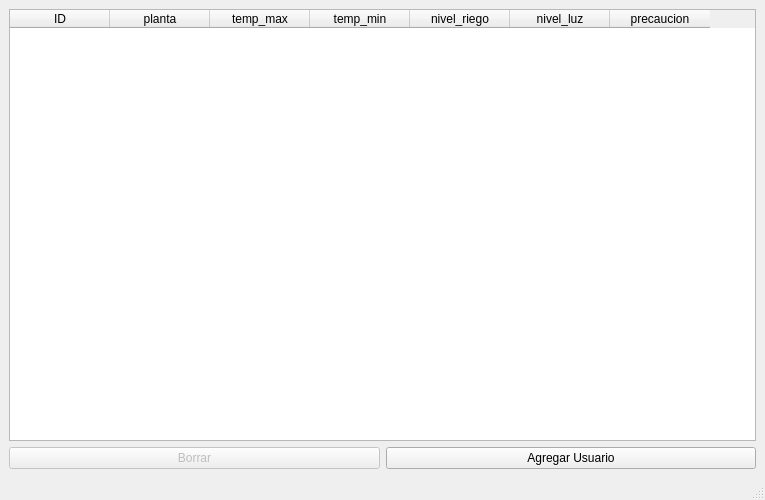
<?xml version="1.0" encoding="UTF-8"?>
<ui version="4.0">
 <class>MainWindow</class>
 <widget class="QMainWindow" name="MainWindow">
  <property name="geometry">
   <rect>
    <x>0</x>
    <y>0</y>
    <width>765</width>
    <height>500</height>
   </rect>
  </property>
  <property name="windowTitle">
   <string>MainWindow</string>
  </property>
  <widget class="QWidget" name="centralwidget">
   <layout class="QVBoxLayout" name="verticalLayout">
    <item>
     <layout class="QGridLayout" name="gridLayout">
      <item row="0" column="0">
       <widget class="QTableWidget" name="tableWidget_Datos">
        <attribute name="verticalHeaderVisible">
         <bool>false</bool>
        </attribute>
        <column>
         <property name="text">
          <string>ID</string>
         </property>
        </column>
        <column>
         <property name="text">
          <string>planta</string>
         </property>
        </column>
        <column>
         <property name="text">
          <string>temp_max</string>
         </property>
        </column>
        <column>
         <property name="text">
          <string>temp_min</string>
         </property>
        </column>
        <column>
         <property name="text">
          <string>nivel_riego</string>
         </property>
        </column>
        <column>
         <property name="text">
          <string>nivel_luz</string>
         </property>
        </column>
        <column>
         <property name="text">
          <string>precaucion</string>
         </property>
        </column>
       </widget>
      </item>
      <item row="1" column="0">
       <layout class="QHBoxLayout" name="horizontalLayout">
        <item>
         <widget class="QPushButton" name="pushButton_Borrar">
          <property name="enabled">
           <bool>false</bool>
          </property>
          <property name="text">
           <string>Borrar</string>
          </property>
         </widget>
        </item>
        <item>
         <widget class="QPushButton" name="pushButton_Agregar">
          <property name="text">
           <string>Agregar Usuario</string>
          </property>
         </widget>
        </item>
       </layout>
      </item>
     </layout>
    </item>
   </layout>
  </widget>
  <widget class="QMenuBar" name="menubar">
   <property name="geometry">
    <rect>
     <x>0</x>
     <y>0</y>
     <width>765</width>
     <height>22</height>
    </rect>
   </property>
  </widget>
  <widget class="QStatusBar" name="statusbar"/>
 </widget>
 <resources/>
 <connections/>
</ui>
